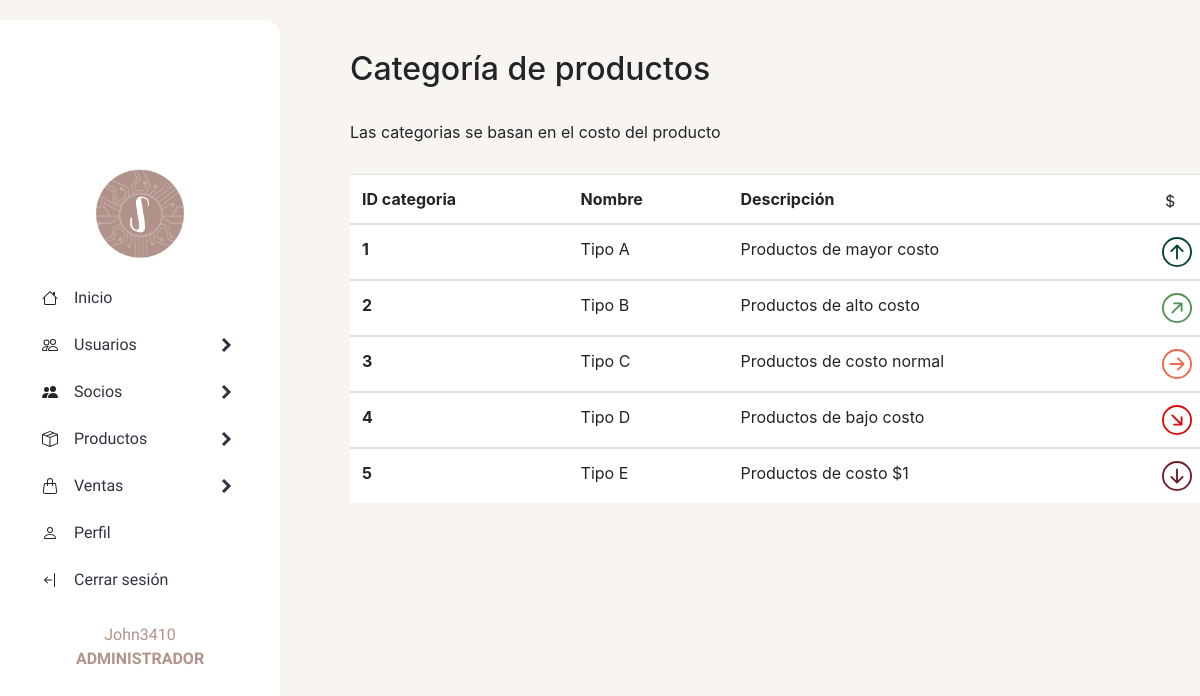
/sistema/productos/categoriaproductos.php (signed in), run on the app's committed database.
### tables this page shows
CREATE TABLE `categoria_productos` (
  `id_categoria` int(15) NOT NULL,
  `nombre_categoria` varchar(30) NOT NULL,
  `descripcion_categoria` varchar(155) NOT NULL
);

### sistema/productos/categoriaproductos.php (the view, shortened to what this page needs)
<!DOCTYPE html>
<html lang="en">
<head>
</head>
<body>
    <header>
        <?php include '../generales/headerapp.php' ?>
    </header>
    <section>
        <div>
            <h2 class="tittle-list">Categoría de productos</h2> <br>
            <p class="content-text">Las categorias se basan en el costo del producto</p>
        </div>
        <table class="table">
            <thead>
                <tr>
                    <th>ID categoria</th>
                    <th>Nombre</th>
                    <th>Descripción</th>
                    <th>
                    </th>
                </tr>
            </thead>
            <?php
            $query = mysqli_query($conn, "SELECT * FROM categoria_productos ORDER BY id_categoria
                ASC");
            $result = mysqli_num_rows($query);
            if ($result > 0) {
                while ($data = mysqli_fetch_array($query)) {
            ?>
                    <tbody>
                        <tr>
                            <th scope="row"> <?php echo $data["id_categoria"] ?> </th>
                            <td> <?php echo $data["nombre_categoria"] ?> </td>
                            <td> <?php echo $data["descripcion_categoria"] ?> </td>
                            <?php if ($data["id_categoria"] == 1) { ?>
                                <td>
                                </td>
                            <?php } else if ($data["id_categoria"] == 2) { ?>
                                <td>
                                </td>
                            <?php } else if ($data["id_categoria"] == 3) { ?>
                                <td>
                                </td>
                            <?php } else if ($data["id_categoria"] == 4) { ?>
                                <td>
                                </td>
                            <?php } else if ($data["id_categoria"] == 5) { ?>
                                <td>
                                </td>
                            <?php } ?>
                        </tr>
                <?php
                }
            }
                ?>
                    </tbody>
        </table>
    </section>
</body>
</html>

### sistema/generales/style_general.css (style rules this page uses)
section { background-color: #f8f4ef; height: 100vh; overflow-y: scroll; }
.tittle-list { padding: 50px 50px 0px 350px; }
table { margin-top: 30px; margin-left: 350px; max-width: 900px; background-color: #fff; }
.content-text { padding-left: 350px; }

### data on the page
categoria_productos: id_categoria "1", nombre_categoria "Tipo A", descripcion_categoria "Productos de mayor costo"
categoria_productos: id_categoria "2", nombre_categoria "Tipo B", descripcion_categoria "Productos de alto costo"
categoria_productos: id_categoria "3", nombre_categoria "Tipo C", descripcion_categoria "Productos de costo normal"
categoria_productos: id_categoria "4", nombre_categoria "Tipo D", descripcion_categoria "Productos de bajo costo"
categoria_productos: id_categoria "5", nombre_categoria "Tipo E", descripcion_categoria "Productos de costo $1"

### other printed values
$_SESSION['usuario'] "John3410"
$tipo_rol "ADMINISTRADOR"
